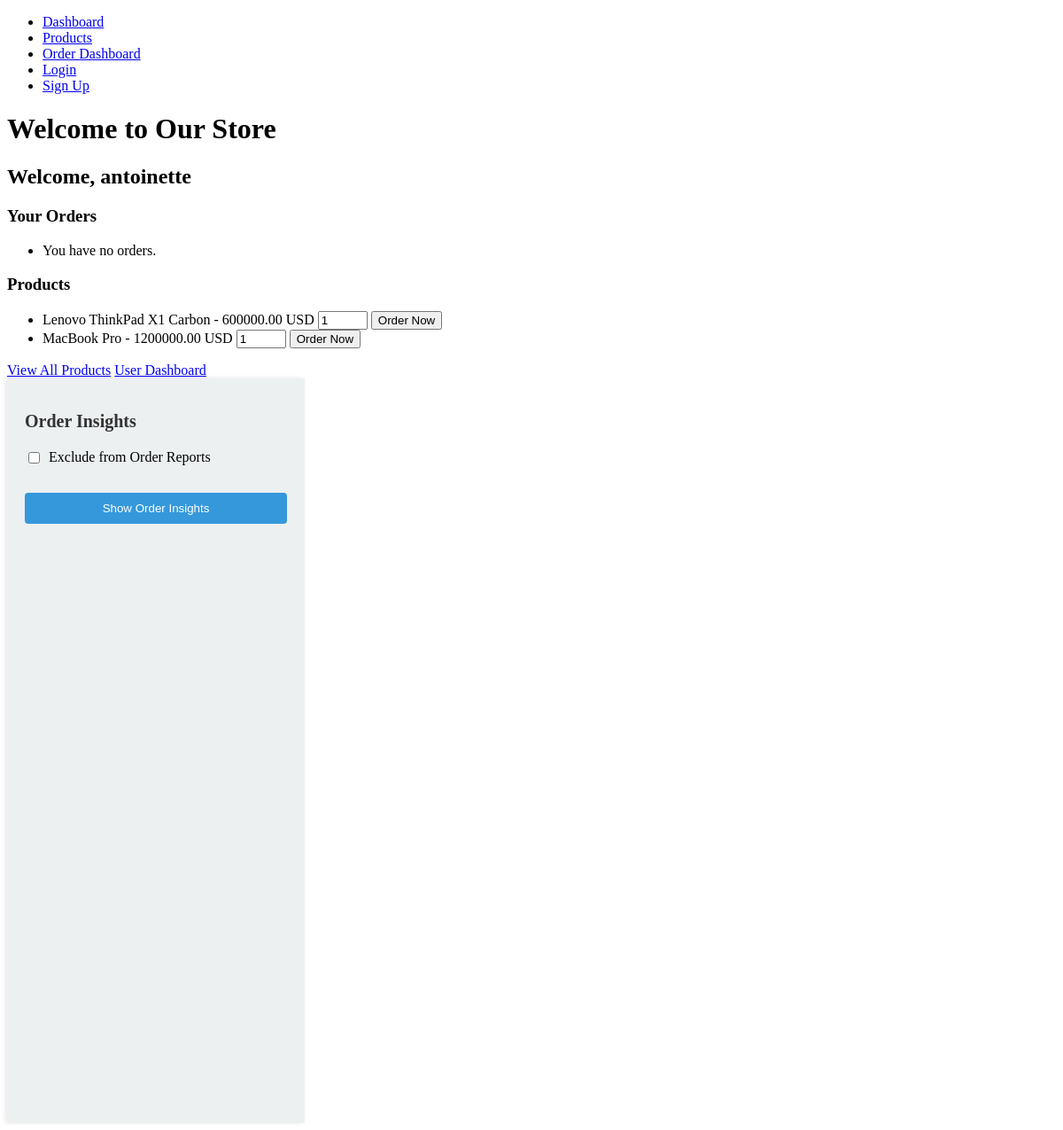
The page /products/dashboard/ (signed in) on the database as committed earlier.
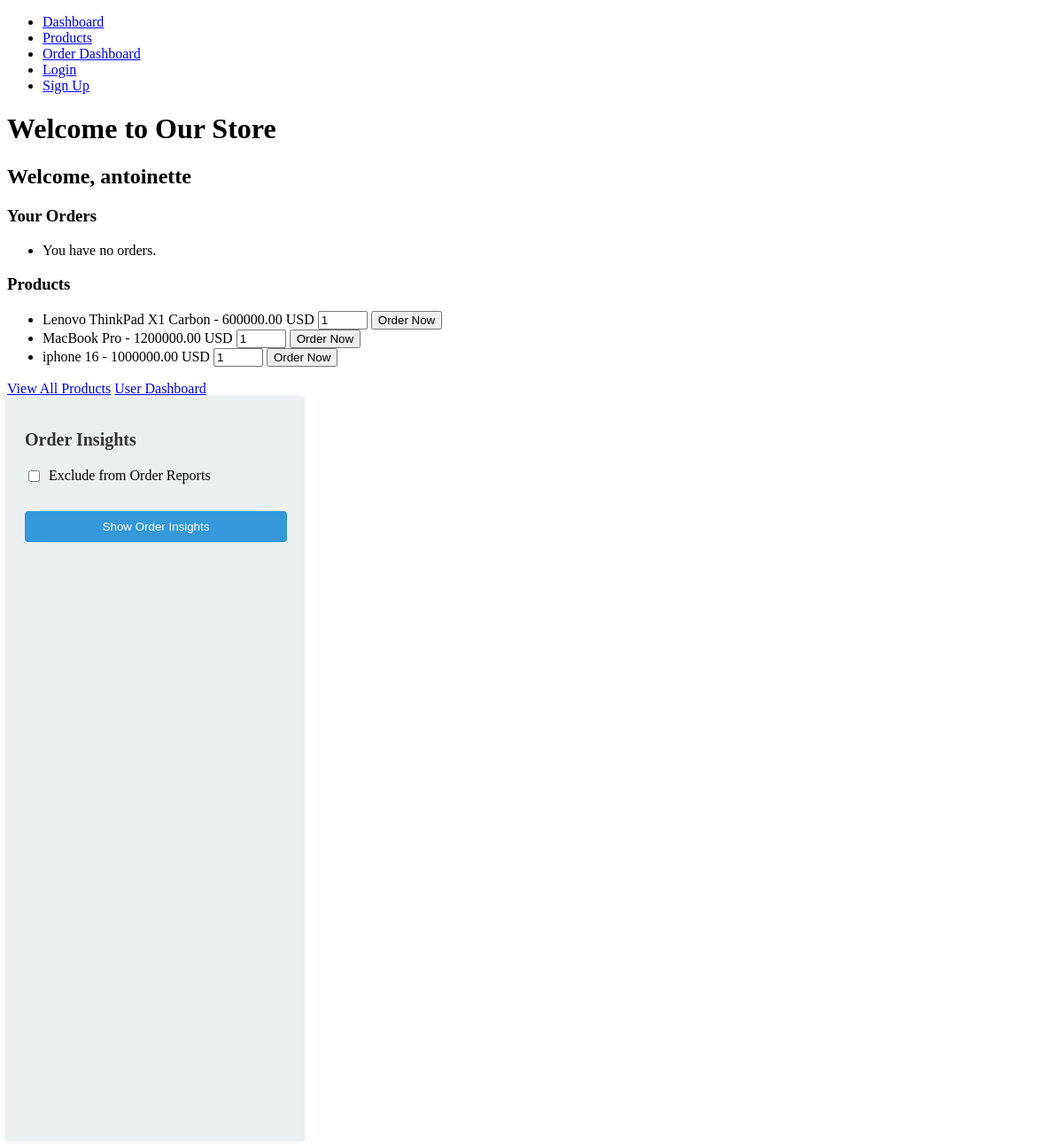
The same page on the database as committed later.
### products/models.py (models this page shows, shortened)
class CustomUser(AbstractUser):
    ROLE_CHOICES = [
        ('admin', 'Admin'),
        ('customer', 'Customer'),
    ]
    role = models.CharField(max_length=10, choices=ROLE_CHOICES, default='customer')
    class Meta:
        permissions = [
            ("can_manage_everything", "Can manage everything in the system"),
            ("can_manage_products", "Can manage products (add, edit, delete)"),
            ("can_edit_content", "Can edit content but cannot delete"),
            ("can_manage_discounts", "Can manage discounts"),
            ("can_manage_orders", "Can manage orders"),
            ("can_manage_customers", "Can manage customer information"),
            ("can_view_customer_info", "Can view customer information"),
            ("can_assist_issues", "Can assist with customer issues"),
            ("can_view_orders", "Can view orders"),
            ("can_read_only", "Can only view data"),
            ("can_manage_promotions", "Can manage promotions and discounts"),
            ("can_manage_product_visibility", "Can manage product visibility"),
            ("can_manage_inventory", "Can manage inventory"),
            ("can_update_product_quantity", "Can update product quantity"),
        ]

class Product(models.Model):
    name = models.CharField(max_length=255)
    description = models.TextField()
    price = models.DecimalField(max_digits=10, decimal_places=2)
    category = models.ForeignKey(Category, related_name='products', on_delete=models.CASCADE)
    stock_quantity = models.PositiveIntegerField()
    image = models.ImageField(upload_to='product_images/', blank=True, null=True)  # Allow null images
    created_date = models.DateTimeField(auto_now_add=True)
    class Meta:
        permissions = [
            ("can_manage_inventory", "Can manage inventory"),
            ("can_update_product_quantity", "Can update product quantity"),
            ("can_manage_product_visibility", "Can manage product visibility"),
            ("can_view_product", "Can view product"),
        ]

### products/views.py (the view)
# urls.py: path('dashboard/', views.user_dashboard, name='user-dashboard'),  # User dashboard
@login_required
def user_dashboard(request):
    products = Product.objects.all()
    orders = Order.objects.filter(user=request.user)
    context = {
        'products': products,
        'orders': orders
    }
    return render(request, 'user-dashboard.html', context)

### products/templates/user-dashboard.html (shortened to what this page needs)
{% extends "base.html" %}
{% load static %}
{% block content %}
    <h2>Welcome, {{ request.user.username }}</h2>
    <h3>Your Orders</h3>
    <ul>
        {% for order in orders %}
            {% if order.product %}
                <li>{{ order.product.name }} - Quantity: {{ order.quantity }}</li>
            {% else %}
                <li>Unknown product - Quantity: {{ order.quantity }}</li>
            {% endif %}
        {% empty %}
            <li>You have no orders.</li>
        {% endfor %}
    </ul>
    <h3>Products</h3>
    <ul>
        {% for product in products %}
            <li>
                {{ product.name }} - {{ product.price }} USD
                <form method="POST" action="{% url 'make-order' %}" style="display:inline;">
                    <input type="number" name="quantity" min="1" max="{{ product.stock_quantity }}" value="1" required>
                    <button type="submit" class="btn btn-primary">Order Now</button>
                </form>
            </li>
        {% endfor %}
    </ul>
    <a href="{% url 'product-list' %}">View All Products</a>
    <a href="{% url 'user-dashboard' %}">User Dashboard</a>
{% endblock %}

### products/templates/base.html (shortened to what this page needs)
<!DOCTYPE html>
<html lang="en">
<head>
    {% load static %}
    <link rel="stylesheet" href="{% static 'style.css' %}">
</head>
<body>
    <div class="wrapper">
        <nav class="sidebar">
            <ul>
                <li><a href="{% url 'user-dashboard' %}">Dashboard</a></li>
                <li><a href="{% url 'product-list' %}">Products</a></li>
                <li><a href="{% url 'make-order' %}">Order Dashboard</a></li>
                <li><a href="{% url 'login' %}">Login</a></li>
                <li><a href="{% url 'signup' %}" class="btn btn-primary">Sign Up</a></li>
            </ul>
        </nav>
        <div class="main-content">
            <header>
                <h1>{% block header %}Welcome to Our Store{% endblock %}</h1>
            </header>
            <section class="content-section">
                {% block content %}{% endblock %}
            </section>
        </div>
        <aside class="right-sidebar">
            <h2>Order Insights</h2>
            <div class="option">
                <input type="checkbox" id="exclude-analytics">
                <label for="exclude-analytics">Exclude from Order Reports</label>
            </div>
            <button class="btn">Show Order Insights</button>
        </aside>
    </div>
</body>
</html>

### products/static/style.css (style rules this page uses)
.right-sidebar { width: 25%; background-color: #ecf0f1; padding: 20px; height: 100vh; box-shadow: -2px 0px 5px rgba(0, 0, 0, 0.1); overflow-y: auto; }
.right-sidebar h2 { font-size: 20px; margin-bottom: 20px; color: #333; }
.right-sidebar .option { display: flex; align-items: center; margin-bottom: 20px; }
.right-sidebar .option input { margin-right: 10px; }
.right-sidebar button { background-color: #3498db; color: white; border: none; padding: 10px; width: 100%; cursor: pointer; border-radius: 4px; margin-top: 10px; }

Rows that differ between the two databases and show on the page:
added Product: name "iphone 16", price "1000000.00"
